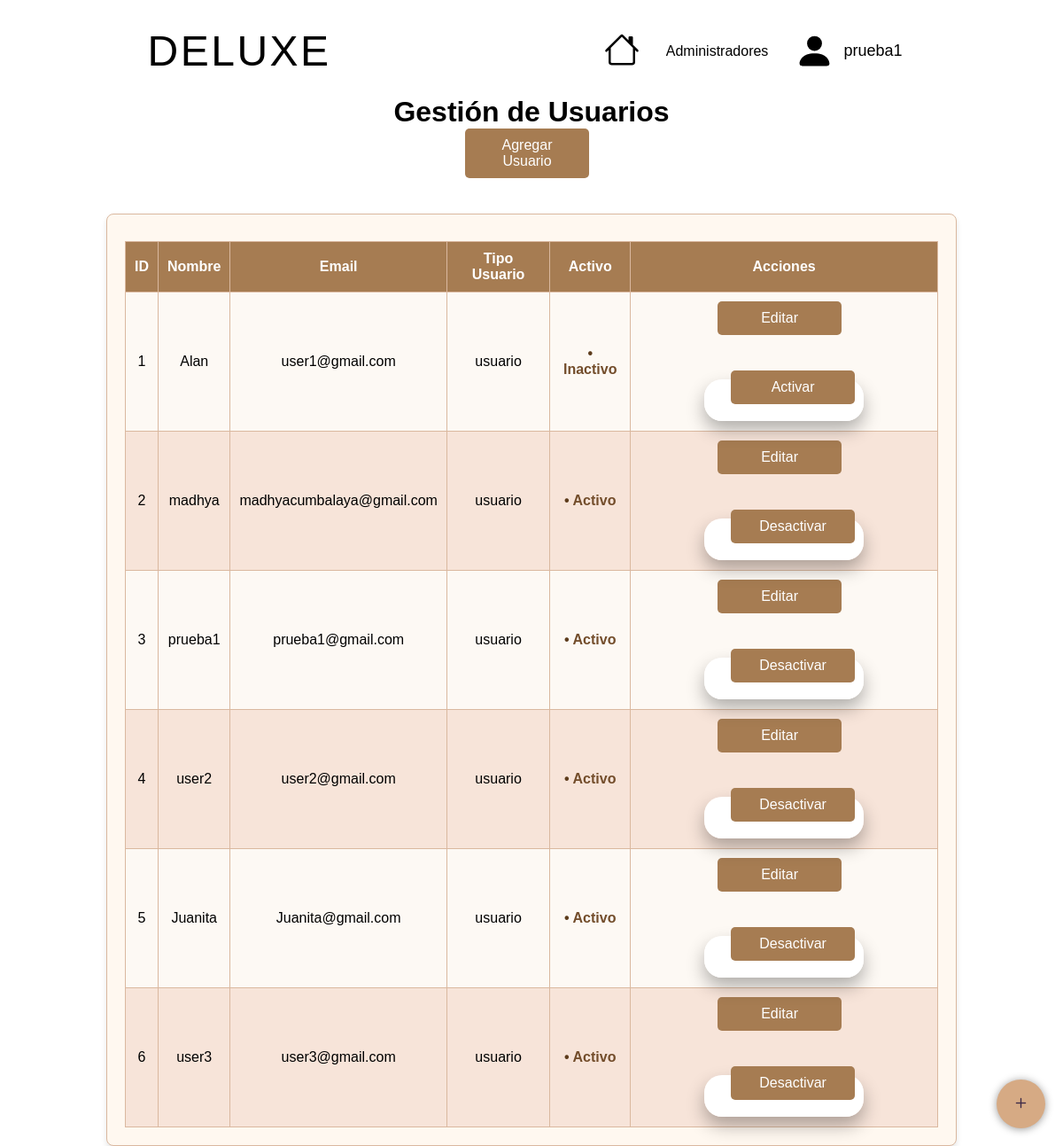
Page /crudUsers.php (signed in) on the committed database.
### tables this page shows
CREATE TABLE `usuarios` (
  `id` int(11) NOT NULL,
  `nombre` varchar(255) NOT NULL,
  `email` varchar(255) NOT NULL,
  `password` varchar(255) NOT NULL,
  `tipo_usuario` enum('administrador','usuario') DEFAULT 'usuario',
  `activo` tinyint(1) DEFAULT 1
);

### crudUsers.php (the view, shortened to what this page needs)
<?php
include 'db.php';
$query = "SELECT * FROM usuarios";
$result = $conn->query($query);
?>
<!DOCTYPE html>
<html lang="en">
<head>
    <link rel="stylesheet" type="text/css" href="estilo.css">
    <link rel="stylesheet" type="text/css" href="masmas.css">
</head>
<body>
    <header>
        <a href="#" class="LOGO">DELUXE</a>
        <nav>
            <ul>
                <li><a href="index.php"></a></li>
                <li><a href="crudAdministradores.php">Administradores</a></li>
                <li>
                    <a href="login.php" style="text-decoration: none; display: flex; align-items: center;">
                        <svg xmlns="http://www.w3.org/2000/svg" width="45" height="45" fill="currentColor"
                            class="bi bi-person-fill" viewBox="0 0 16 16">
                            <path d="M3 14s-1 0-1-1 1-4 6-4 6 3 6 4-1 1-1 1zm5-6a3 3 0 1 0 0-6 3 3 0 0 0 0 6" />
                        </svg>
                        <?php if (isset($_SESSION['nombre'])): ?>
                        <span style="margin-left: 10px; font-size: 18px; color: #000;">
                            <?php echo htmlspecialchars($_SESSION['nombre']); ?>
                        </span>
                        <?php endif; ?>
                    </a>
                </li>
            </ul>
        </nav>
    </header>
    <br><br><br><br><br><br>
    <center>
        <h1>Gestión de Usuarios</h1>
    </center>
    <div style="text-align: center; margin-bottom: 20px;">
        <button class="action-btn" onclick="abrirModalAgregar()">Agregar Usuario</button>
    </div>
    <div class="crud-container">
        <table border="1" cellspacing="0" cellpadding="10">
            <thead>
                <tr>
                    <th>ID</th>
                    <th>Nombre</th>
                    <th>Email</th>
                    <th>Tipo Usuario</th>
                    <th>Activo</th>
                    <th>Acciones</th>
                </tr>
            </thead>
            <tbody>
                <?php while ($row = $result->fetch_assoc()) { ?>
                <tr>
                    <td><?= $row['id']; ?></td>
                    <td><?= htmlspecialchars($row['nombre']); ?></td>
                    <td><?= htmlspecialchars($row['email']); ?></td>
                    <td><?= 'usuario'; ?></td>
                    <td><?= $row['activo'] ? 'Activo' : 'Inactivo'; ?></td>
                    <td>
                        <button class="action-btn"
                            onclick="editarUsuario(<?= htmlspecialchars(json_encode($row)); ?>)">Editar</button>
                        <form action="crudUsers.php" method="POST" style="display:inline;">
                            <button class="action-btn" type="submit" name="toggle_activo">
                                <?= $row['activo'] ? 'Desactivar' : 'Activar'; ?>
                            </button>
                        </form>
                    </td>
                </tr>
                <?php } ?>
            </tbody>
        </table>
    </div>
    <link rel="stylesheet" type="text/css" href="redes.css">
    <link href="https://cdn.jsdelivr.net/npm/bootstrap-icons/font/bootstrap-icons.css" rel="stylesheet">
    <div class="sexo">
        <div class="redes">
        </div>
        <div class="btn-mas">
            <label for="btn-mas" class="bi bi-plus"></label>
        </div>
    </div>
</html>

### estilo.css (style rules this page uses)
body { font-family: Arial, Helvetica, sans-serif; background: #fff; }
button { border: 0; color: #000; display: flex; font-size: 18px; padding: 4px; cursor: pointer; transition: 0.3s; }
* { margin: 0; padding: 0; }
header { position: fixed; top: 0; left: 0; width: 100%; display: flex; justify-content: space-around; transition: 0.7s; padding: 30px 20px; z-index: 10; }
header .LOGO { position: relative; color: #000; font-size: 3em; letter-spacing: 2.5px; transition: 0.7s; text-decoration: none; }
nav { display: flex; justify-content: center; align-items: center; }
header ul { display: flex; justify-content: center; align-items: center; }
header ul li { list-style: none; }
header ul li a { font-family: Helvetica, sans-serif; margin: 0 15px; text-decoration: none; color: #000; transition: 0.7s; }

### masmas.css (style rules this page uses)
form { background: #fff; border-radius: 20px; overflow: hidden; box-shadow: 0 10px 20px rgba(0, 0, 0, 0.3); width: 500px; padding-bottom: 30px; z-index: 1; position: relative; }
form button { background-color: #d19a6e; color: white; border: none; padding: 16px; border-radius: 5px; cursor: pointer; font-size: 18px; transition: background-color 0.4s ease, transform 0.3s ease; width: calc(100% - 60px); margin: 20px 30px; }
.crud-container { width: 80%; margin: 0 auto; margin-top: 20px; padding: 20px; background-color: #fff8f0; border: 1px solid #dab89f; border-radius: 8px; box-shadow: 0px 4px 6px rgba(0, 0, 0, 0.1); }
button { background-color: #8c6239; color: #fff; border: none; padding: 10px 20px; font-size: 1rem; border-radius: 4px; cursor: pointer; margin-bottom: 20px; }
table { width: 100%; border-collapse: collapse; margin-top: 10px; background-color: #fff; }
th, td { padding: 10px; text-align: center; border: 1px solid #dab89f; }
th { background-color: #a67c52; color: #fff; }
tr:nth-child(even) { background-color: #f7e4d9; }
tr:nth-child(odd) { background-color: #fdf9f4; }
td:nth-child(5) { font-weight: bold; color: #734d2b; }
td:nth-child(5):before { content: "• "; color: #5d3c1c; }
.action-btn { background-color: #a67c52; border: none; padding: 10px 20px; text-align: center; text-decoration: none; display: inline-block; font-size: 16px; cursor: pointer; border-radius: 5px; transition: background-color 0.3s ease; width: 140px; margin-right: 10px; background: #a67c52; }
form button { background-color: #a67c52; border: none; padding: 10px 20px; font-size: 16px; cursor: pointer; border-radius: 5px; transition: background-color 0.3s ease; width: 140px; margin-right: 10px; background: #a67c52 !important; box-shadow: none !important; outline: none; }
form { margin: 0; display: inline-block; }

### redes.css (style rules this page uses)
* { margin: 0; padding: 0; box-sizing: border-box; }
.sexo { position: fixed; bottom: 20px; right: 20px; }
.redes a, .btn-mas label { display: block; text-decoration: none; background: #d6aa84; color: #3e2a47; width: 55px; height: 55px; line-height: 55px; text-align: center; border-radius: 50%; box-shadow: 0px 1px 10px rgba(0,0,0,0.4); transition: all 500ms ease; }
.btn-mas label { cursor: pointer; background: #d6aa84; font-size: 23px; color: #3e2a47; }

### rows in the picture
usuarios: id "1", nombre "Alan", email "user1@gmail.com", activo "Inactivo"
usuarios: id "2", nombre "madhya", email "madhyacumbalaya@gmail.com", activo "Activo"
usuarios: id "3", nombre "prueba1", email "prueba1@gmail.com", activo "Activo"
usuarios: id "4", nombre "user2", email "user2@gmail.com", activo "Activo"
usuarios: id "5", nombre "Juanita", email "Juanita@gmail.com", activo "Activo"
usuarios: id "6", nombre "user3", email "user3@gmail.com", activo "Activo"

### other values in the picture
$_SESSION['nombre'] "prueba1"
